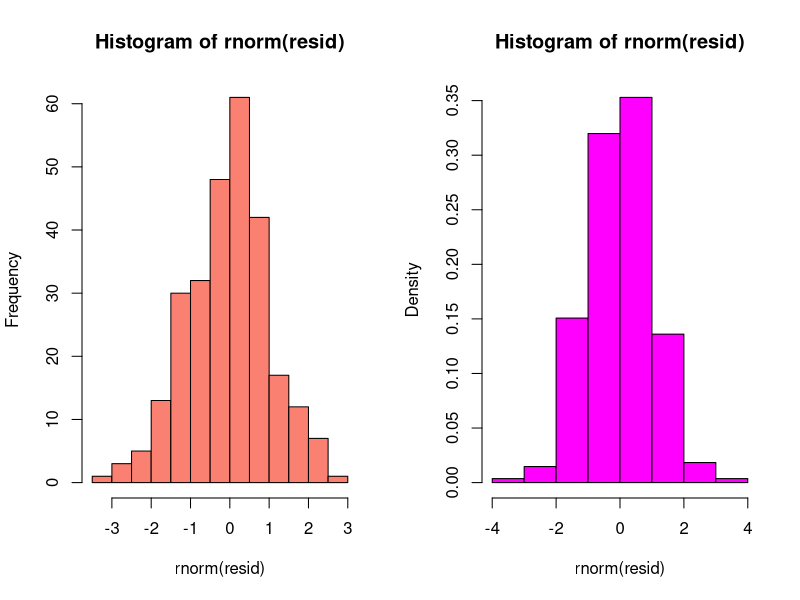
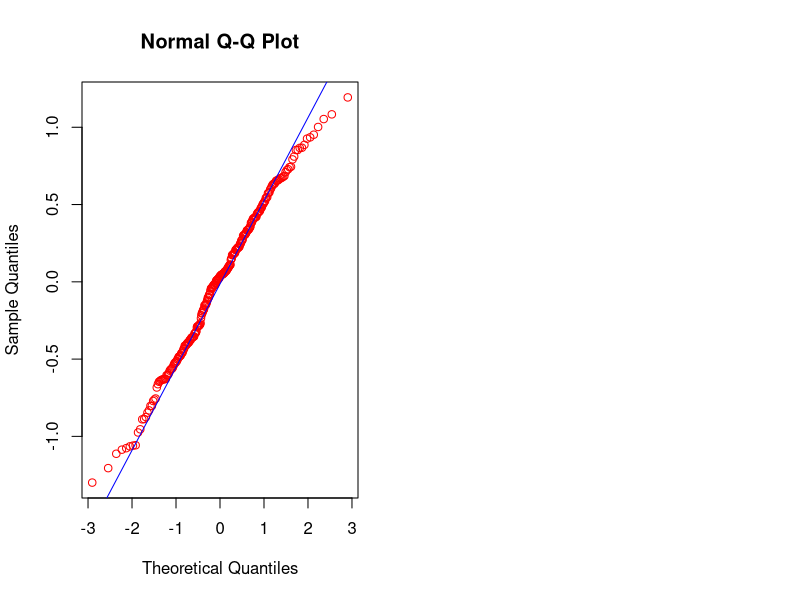

Here is the R script that generated these plots, in order:
# Exercise 6

library(MASS)

## Manipulating the Data

duration <- faithful$eruptions
waiting <- faithful$waiting

## Linear Regression
eruption_lm = lm(eruptions ~ waiting, data=faithful)
summary(eruption_lm)

## Creating the Residuals Variable

resid <- eruption_lm$residuals

## Creating the Histograms
par(mfrow = c(1,2))
hist(rnorm(resid), col = "salmon")
hist(rnorm(resid), col = "magenta", freq = FALSE)

## Creating the QQplots

qqnorm(resid, col = "red")
qqline(resid, col = "blue")

### The graphs for both the histogram and qqplots are both normally distributed, and on the same distribution.


## Sample Mean Calculation

rx <- rnorm(resid)  
fitdistr(rx, "normal")   
fit <- fitdistr(rx, "normal")  
fit$estimate

### Sample mean is not effectively zero. Although, it is below zero.

## Shapiro-Wilk Test for Normality

normrnd <- rnorm(resid)
shapiro.test(normrnd)

### For the normally distributed population, it shows that the p-value is > 0.05, 
### so we can fail to reject the null hypothesis, and true mean is zero. Test statistic is accurate.


## T-Test

t1 <- t.test(normrnd)
t1$p.value

t2 <- rnorm(normrnd)
t.test(normrnd, t2)

### Fail to reject the null hypothesis as it is > 0.05. True mean is zero.

## The regression analysis from last week does not meet the distributional assumptions 
## for confidence intervals because we fail to reject the null hypothesis.




